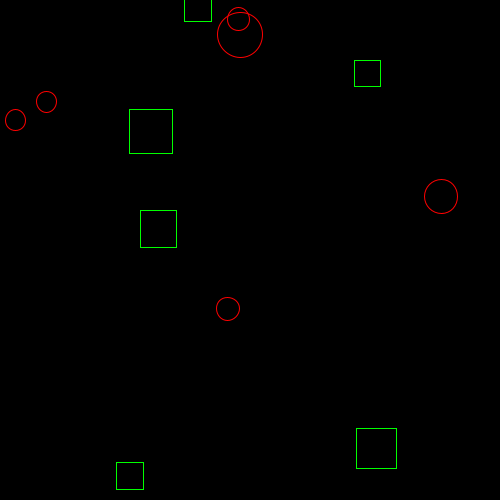
Frame 1 (no input)
Frame 60 (the mouse pressed at the canvas centre just before this capture): identical to frame 1, image omitted
Frame 120 (the mouse held since frame 60 and released just before this capture): identical to frame 1, image omitted

The Processing sketch that drew this single still picture (run headless with seeded random() and noise(); from frame 60 on, the mouse is pressed at the canvas centre):

// Processing sketch: ex16_project_01
// ── ex16_project_01.pde
// 본문 코드: 도형별로 도형 안에 마우스가 위치하면 도형의 이름과 면적이 표시

Shape[] sh = new Shape[12];

void setup() {
  size(500, 500);
  for (int i = 0; i < sh.length; i++) {
    float r = random(1);
    if (r < 0.5) { 
      sh[i] = new Circle(color(255, 0, 0), random(width), random(height), random(20, 50), "Circle");
    } else {
      sh[i] = new Square(color(0, 255, 0), random(width), random(height), random(20, 50), "Square");
    }
  }
}

void draw() {
  background(0);
  for (int i = 0; i < sh.length; i++) {
    sh[i].display();
    sh[i].move();

    // 해당 객체별 메소드 호출
    if (sh[i] instanceof Circle) {
      Circle temp = (Circle)sh[i];
      temp.check(mouseX, mouseY);
      temp.area();
    } else if (sh[i] instanceof Square) {
      Square temp = (Square)sh[i];
      temp.check(mouseX, mouseY);
      temp.area();
    }
  }
}

class Shape {
  boolean on;
  color c;
  float x, y, d, dd;
  String str;

  Shape(color c, float x, float y, float d, String str) {
    this.c = c;
    this.x = x;
    this.y = y;
    this.d = d;
    this.str = str;
    on = false;
    dd = 1;
  }

  void display() {
    fill(c);
    textSize(50);
    text("Shape", x, y);
  }

  void move() {
    if (on) {
      dd++;
    }
  }
}

class Circle extends Shape {
  Circle(color c, float x, float y, float d, String str) {
    super(c, x, y, d, str);
  }

  void display() {
    noFill();
    stroke(c);
    ellipse(x, y, d, d);
    if (on) {
      ellipse(x, y, dd, dd);
    }
  }

  void check(float xx, float yy) {
    float distance = dist(x, y, xx, yy);
    if (distance < d/2) {
      on = true;
    } else {
      on = false;
      dd = 1;
    }
  }

  void area() {
    if (on) {
      fill(c);
      textSize(20);
      String s = str + " " + int(PI * d/2.0 * d/2.0);
      text(s, x+20, y);
    }
  }
}

class Square extends Shape {
  Square(color c, float x, float y, float d, String str) {
    super(c, x, y, d, str);
  }

  void display() {
    noFill();
    stroke(c);
    rectMode(CENTER);
    rect(x, y, d, d);
    if (on) {
      rect(x, y, dd, dd);
    }
  }

  void check(float xx, float yy) {
    if ((x-d/2 < xx) && (x+d/2 > xx) && (y-d/2 < yy) && (y+d/2 > yy)) {
      on = true;
    } else {
      on = false;
      dd = 1;
    }
  }

  void area() {
    if (on) {
      fill(c);
      textSize(20);
      String s = str + " " + int(d * d);
      text(s, x+20, y);
    }
  }
}
